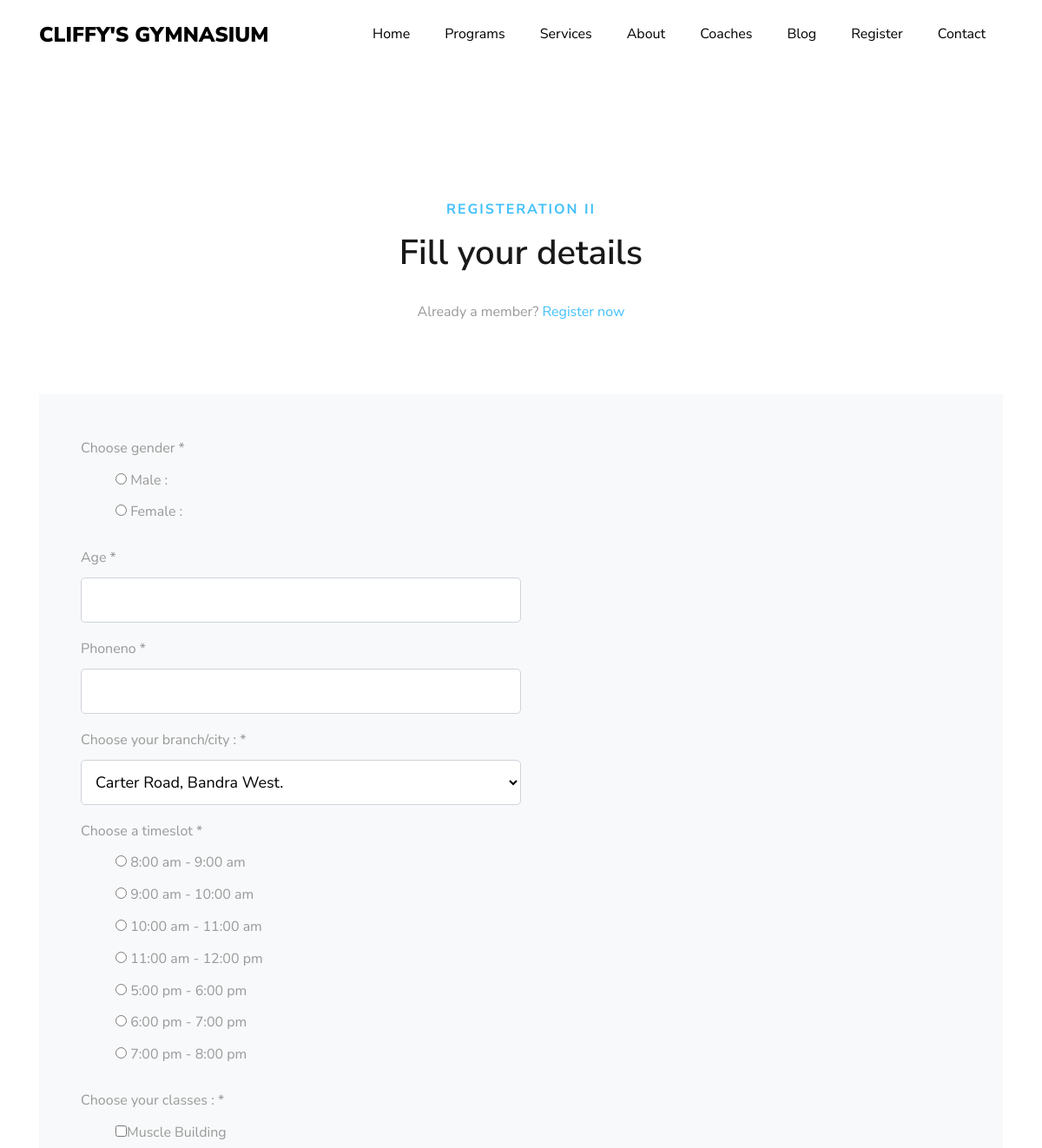
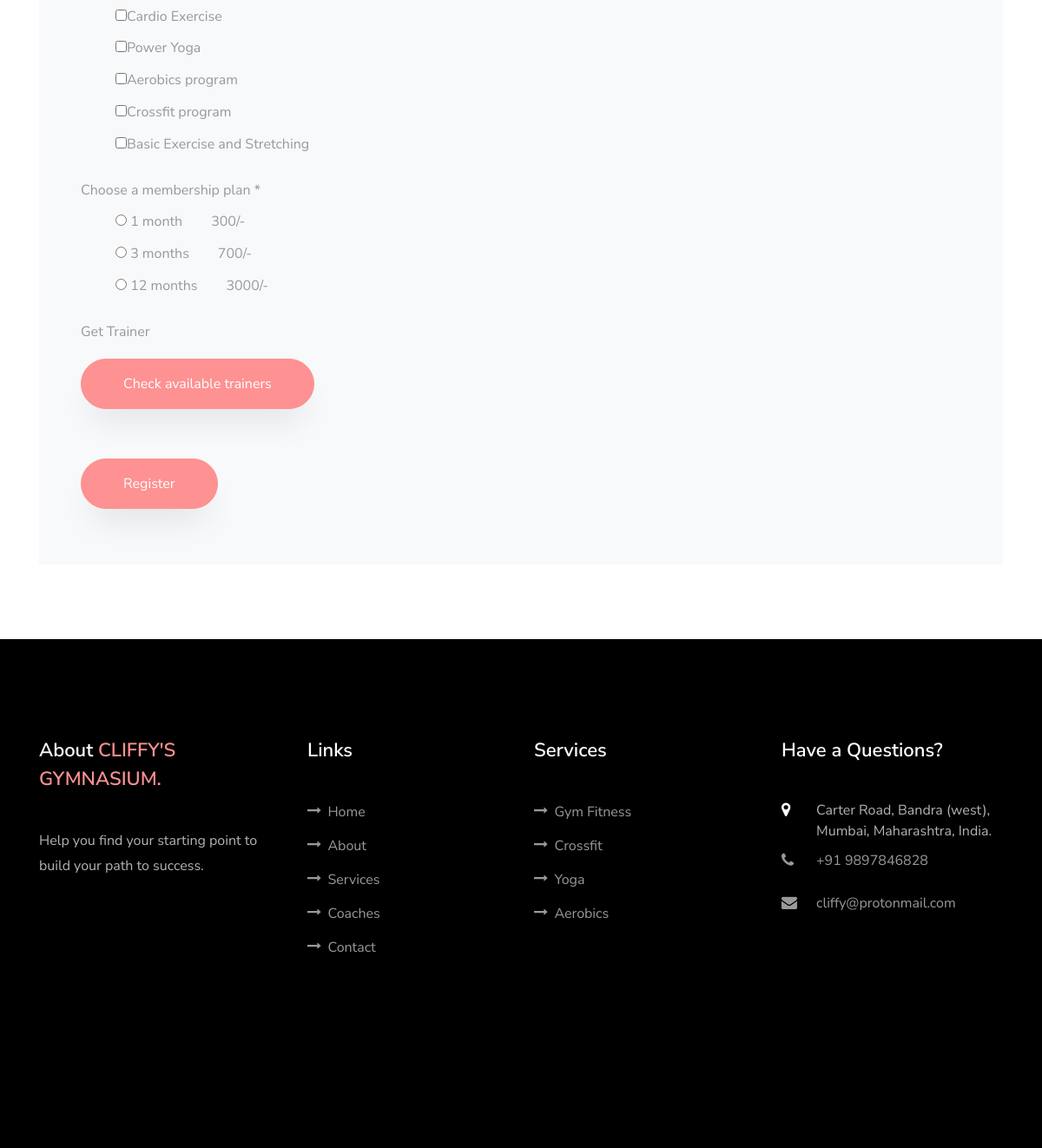
The page /DynamicReg1.php on the database its author committed (2 pictures, top to bottom).
### tables this page shows
CREATE TABLE `timeslot` (
  `timeslot_id` int(200) NOT NULL,
  `time_slot` varchar(200) DEFAULT NULL
);

CREATE TABLE `plan` (
  `plan_id` int(200) NOT NULL,
  `plan_name` varchar(200) DEFAULT NULL,
  `plan_fee` varchar(200) DEFAULT NULL,
  `plan_duration` varchar(200) DEFAULT NULL
);

### DynamicReg1.php (the view, shortened to what this page needs)
<!DOCTYPE html>
<html lang="en">
<head>
  <link rel="stylesheet" href="css/open-iconic-bootstrap.min.css">
  <link rel="stylesheet" href="css/animate.css">
  <link rel="stylesheet" href="css/owl.carousel.min.css">
  <link rel="stylesheet" href="css/owl.theme.default.min.css">
  <link rel="stylesheet" href="css/magnific-popup.css">
  <link rel="stylesheet" href="css/aos.css">
  <link rel="stylesheet" href="css/ionicons.min.css">
  <link rel="stylesheet" href="css/flaticon.css">
  <link rel="stylesheet" href="css/icomoon.css">
  <link rel="stylesheet" href="css/style.css">
</head>
<body data-spy="scroll" data-target=".site-navbar-target" data-offset="300">
  <nav class="navbar navbar-expand-lg navbar-dark ftco_navbar bg-dark ftco-navbar-light site-navbar-target" id="ftco-navbar">
    <div class="container">
      <a class="navbar-brand" href="site.php">Cliffy's Gymnasium</a>
      <div class="collapse navbar-collapse" id="ftco-nav">
        <ul class="navbar-nav nav ml-auto">
          <li class="nav-item"><a href="site.php#home-section" class="nav-link"><span>Home</span></a></li>
          <li class="nav-item"><a href="site.php#programs-section" class="nav-link"><span>Programs</span></a></li>
          <li class="nav-item"><a href="site.php#services-section" class="nav-link"><span>Services</span></a></li>
          <li class="nav-item"><a href="site.php#about-section" class="nav-link"><span>About</span></a></li>
          <li class="nav-item"><a href="site.php#coaches-section" class="nav-link"><span>Coaches</span></a></li>
          <li class="nav-item"><a href="site.php#blog-section" class="nav-link"><span>Blog</span></a></li>
          <li class="nav-item"><a href="Registration1.php" class="nav-link"><span>Register</span></a></li>
          <li class="nav-item"><a href="site.php#contact-section" class="nav-link"><span>Contact</span></a></li>
        </ul>
      </div>
    </div>
  </nav><br><br><br><br>
  <section class="ftco-section contact-section ftco-no-pb" id="contact-section">
    <div class="container">
      <div class="row justify-content-center mb-5 pb-3">
        <div class="col-md-7 heading-section text-center ftco-animate">
          <span class="subheading" style="color: #42c0fb;"><strong>Registeration II</strong></span>
          <h2 class="mb-4">Fill your details</h2>
          <p>Already a member? <a href="login.php" style="color: #42c0fb;">Register now</a></p>
        </div>
      </div>
      <?php include("mysqlconnection.php");
      ?>
      <form action="submit2.php" Method="POST" class="bg-light p-4 p-md-5 contact-form" id="user-registration-form">
        <div class="form-group">
          <label for="gender">Choose gender *</label>
          <ul style="list-style: none;" required>
            <li class="radio"><input name="gender" value="Male" type="radio" class="userRatings"> <label>Male :</label></li>
            <li class="radio"><input name="gender" value="Female" type="radio" class="userRatings"> <label>Female :</label></li>
          </ul>
        </div>
        <div class="form-group">
          <label for="age">Age *</label>
          <input type="age" class="form-control" name="age" required style="width : 50%;">
        </div>
        <div class="form-group">
          <label for="phone">Phoneno *</label>
          <input type="tel" class="form-control" name="phoneno" required style="width : 50%;">
        </div>
        <div class="form-group">
          <label for="branch">Choose your branch/city : *</label><br>
          <?php
          $sql = "Select branch_address,branch_id from branch";
          if (($result = $conn->query($sql))->num_rows > 0) {
            echo "<select name='branch' class='form-control' name='branch' id='form-control-branch' required style='width : 50%;'>";
            while ($row = $result->fetch_assoc()) {
              echo "<option  value=" . $row['branch_id'] . ">" . $row['branch_address'] . "</option>";
            }
            echo "</select>";
          }
          ?>
        </div>
        <div class="form-group">
          <label for="membership-plan">Choose a timeslot *</label>
          <?php
          $sql = "Select timeslot_id,time_slot from timeslot";
          if (($result = $conn->query($sql))->num_rows > 0) {
            echo "<ul style='list-style: none;' required>";
            while ($row = $result->fetch_assoc()) {
              echo "<li class='radio'><input name='timeslot' value=" . $row['timeslot_id'] . "  type='radio' class='user' id='form-control-timeslot' > <label>" . $row['time_slot'] . "</label></li>";
            }
            echo "</ul>";
          }
          ?>
        </div>
        <div class="form-group">
          <label for="classes">Choose your classes : *</label>
          <ul style="list-style: none;" required>
            <li class="checkbox"><label><input name="classes[]" value="Muscle Building" type="checkbox" class="userRatings">Muscle Building</label></li>
            <li class="checkbox"><label><input name="classes[]" value="Cardio Exercise" type="checkbox" class="userRatings">Cardio Exercise</label></li>
            <li class="checkbox"><label><input name="classes[]" value="Power Yoga" type="checkbox" class="userRatings">Power Yoga</label></li>
            <li class="checkbox"><label><input name="classes[]" value="Aerobics program" type="checkbox" class="userRatings">Aerobics program</label></li>
            <li class="checkbox"><label><input name="classes[]" value="Crossfit program" type="checkbox" class="userRatings">Crossfit program</label></li>
            <li class="checkbox"><label><input name="classes[]" value="Basic Exercise and Stretching" type="checkbox" class="userRatings">Basic Exercise and Stretching</label></li>
          </ul>
        </div>
        <div class="form-group">
          <label for="membership-plan">Choose a membership plan *</label>
          <?php
          $sql = "Select * from plan";
          if (($result = $conn->query($sql))->num_rows > 0) {
            echo "<ul style='list-style: none;' required>";
            while ($row = $result->fetch_assoc()) {
              echo "<li class='radio'><input name='plan' value=" . $row['plan_id'] . "  type='radio' class='userRatings'  > <label>" . $row['plan_duration'] . " &nbsp;&nbsp;&nbsp;&nbsp;&nbsp;&nbsp;&nbsp;" . $row['plan_fee'] . "/-</label></li>";
            }
            echo "</ul>";
          }
          ?>
        </div>
        <label class="form-group"> Get Trainer </label><br>
        <input type="button" onclick="gettrainer()" value="Check available trainers" class="btn btn-primary py-3 px-5" style="color : #42c0fb;">
        <br><br>
        <div class="form-group">
          <input type="submit" class="btn btn-primary py-3 px-5" value="Register" style="color : #42c0fb;">
        </div>
    </div><br><br><br>
    <footer class="ftco-footer ftco-section">
      <div class="container">
        <div class="row mb-5">
          <div class="col-md">
            <div class="ftco-footer-widget mb-4">
              <h2 class="ftco-heading-2">About <span><a href="site.php">Cliffy's Gymnasium.</a></span></h2>
              <p>Help you find your starting point to build your path to success.</p>
              <ul class="ftco-footer-social list-unstyled float-md-left float-lft mt-5">
              </ul>
            </div>
          </div>
          <div class="col-md">
            <div class="ftco-footer-widget mb-4 ml-md-4">
              <h2 class="ftco-heading-2">Links</h2>
              <ul class="list-unstyled">
                <li><a href="site.php#home-section"><span class="icon-long-arrow-right mr-2"></span>Home</a></li>
                <li><a href="site.php#about-section"><span class="icon-long-arrow-right mr-2"></span>About</a></li>
                <li><a href="site.php#services-section"><span class="icon-long-arrow-right mr-2"></span>Services</a></li>
                <li><a href="site.php#coaches-section"><span class="icon-long-arrow-right mr-2"></span>Coaches</a></li>
                <li><a href="site.php#contact-section"><span class="icon-long-arrow-right mr-2"></span>Contact</a></li>
              </ul>
            </div>
          </div>
          <div class="col-md">
            <div class="ftco-footer-widget mb-4">
              <h2 class="ftco-heading-2">Services</h2>
              <ul class="list-unstyled">
                <li><a href="site.php#v-pills-1"><span class="icon-long-arrow-right mr-2"></span>Gym Fitness</a></li>
                <li><a href="site.php#v-pills-08"><span class="icon-long-arrow-right mr-2"></span>Crossfit</a></li>
                <li><a href="site.php#v-pills-6"><span class="icon-long-arrow-right mr-2"></span>Yoga</a></li>
                <li><a href="site.php#v-pills-7"><span class="icon-long-arrow-right mr-2"></span>Aerobics</a></li>
              </ul>
            </div>
          </div>
          <div class="col-md">
            <div class="ftco-footer-widget mb-4">
              <h2 class="ftco-heading-2">Have a Questions?</h2>
              <div class="block-23 mb-3">
                <ul>
                  <li><span class="icon icon-map-marker"></span><span class="text">Carter Road, Bandra (west), Mumbai, Maharashtra, India.</span></li>
                  <li><a href="#"><span class="icon icon-phone"></span><span class="text">+91 9897846828</span></a></li>
                  <li><a href="#"><span class="icon icon-envelope"></span><span class="text">cliffy@protonmail.com</span></a></li>
                </ul>
              </div>
            </div>
          </div>
        </div>
      </div>
    </footer>
</body>
</html>

### css/icomoon.css (style rules this page uses)
[class^="icon-"], [class*=" icon-"] { font-family: 'icomoon' !important; speak: none; font-style: normal; font-weight: normal; font-variant: normal; text-transform: none; line-height: 1; -webkit-font-smoothing: antialiased; -moz-osx-font-smoothing: grayscale; }
.icon-map-marker:before { content: "\f041"; }
.icon-phone:before { content: "\f095"; }
.icon-envelope:before { content: "\f0e0"; }
.icon-long-arrow-right:before { content: "\f178"; }

### rows shown on the page
timeslot: time_slot "8:00 am - 9:00 am"
timeslot: time_slot "9:00 am - 10:00 am"
timeslot: time_slot "10:00 am - 11:00 am"
timeslot: time_slot "11:00 am - 12:00 pm"
timeslot: time_slot "5:00 pm - 6:00 pm"
timeslot: time_slot "6:00 pm - 7:00 pm"
timeslot: time_slot "7:00 pm - 8:00 pm"
plan: plan_duration "1 month", plan_fee "300"
plan: plan_duration "3 months", plan_fee "700"
plan: plan_duration "12 months", plan_fee "3000"

### other values the page prints
form field branch "Carter Road, Bandra West."
